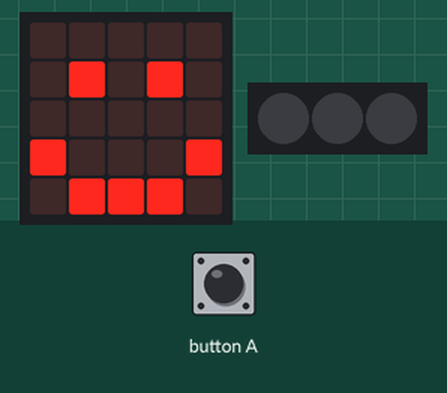
A program run on a simulated BBC micro:bit (MakeCode). Shown: the board's 5×5 LED display, 3 RGB LEDs in strip order, left to right. Inputs (shaded band) come from the test bench. Dim RGB values are drawn brighter than linear.

Above: at 1.8 s.
1.9 s: button A pressed for 0.15 s
At 2.8 s:
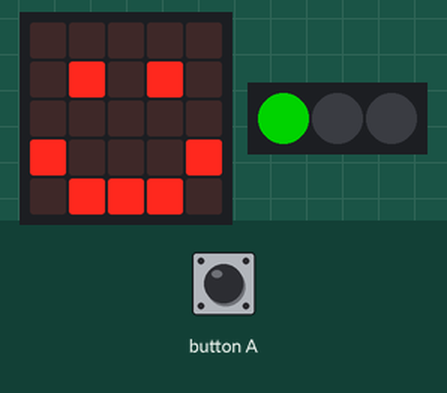
At 3.6 s:
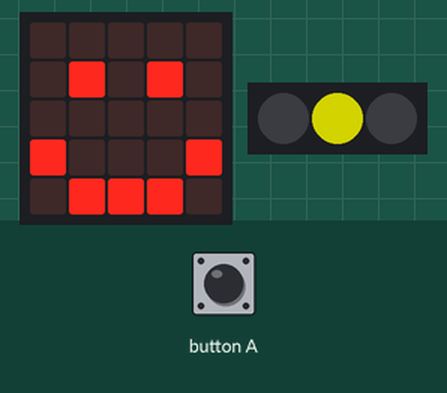
Timing chart, 0 to 6.6 s (numbered marks = the images above; inputs shaded):
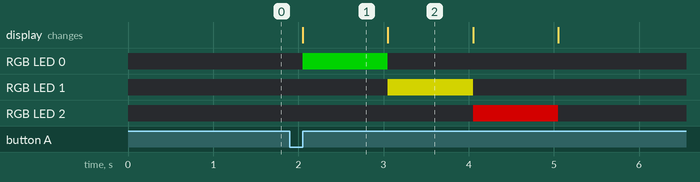

Measured:
- after the input at 1.9 s, RGB LED 0: off → RGB(0, 127, 0) after 0.15 s, → off 1.0 s later; RGB LED 1: off → RGB(127, 127, 0) after 1.2 s, → off 1.0 s later; RGB LED 2: off → RGB(127, 0, 0) after 2.2 s, → off 1.0 s later
- what the display in image 1 shows lasts 1.0 s, from 2.1 s to 3.1 s

The program:

main.ts
```typescript
// (licence header left out)
//variables
let neopixelStrip: neopixel.Strip = null

// setup
basic.clearScreen()
neopixelStrip = neopixel.create(DigitalPin.P16, 3, NeoPixelMode.RGB)
neopixelStrip.setPixelColor(0, neopixel.colors(NeoPixelColors.Black))
neopixelStrip.setPixelColor(1, neopixel.colors(NeoPixelColors.Black))
neopixelStrip.setPixelColor(2, neopixel.colors(NeoPixelColors.Black))
neopixelStrip.setPixelColor(3, neopixel.colors(NeoPixelColors.Black))
neopixelStrip.show()
basic.showIcon(IconNames.Happy)

// turns lights on
input.onButtonPressed(Button.A, function() {
   neopixelStrip.setPixelColor(0, neopixel.colors(NeoPixelColors.Green))
   neopixelStrip.show()
   pause(1000)

    neopixelStrip.setPixelColor(0, neopixel.colors(NeoPixelColors.Black))
    neopixelStrip.show()

    neopixelStrip.setPixelColor(1, neopixel.colors(NeoPixelColors.Yellow))
    neopixelStrip.show()
    pause(1000)

    neopixelStrip.setPixelColor(1, neopixel.colors(NeoPixelColors.Black))
    neopixelStrip.show()

    neopixelStrip.setPixelColor(2, neopixel.colors(NeoPixelColors.Red))
    neopixelStrip.show()
    pause(1000)

    neopixelStrip.setPixelColor(2, neopixel.colors(NeoPixelColors.Black))
    neopixelStrip.show()
    pause(1000)
})
```
